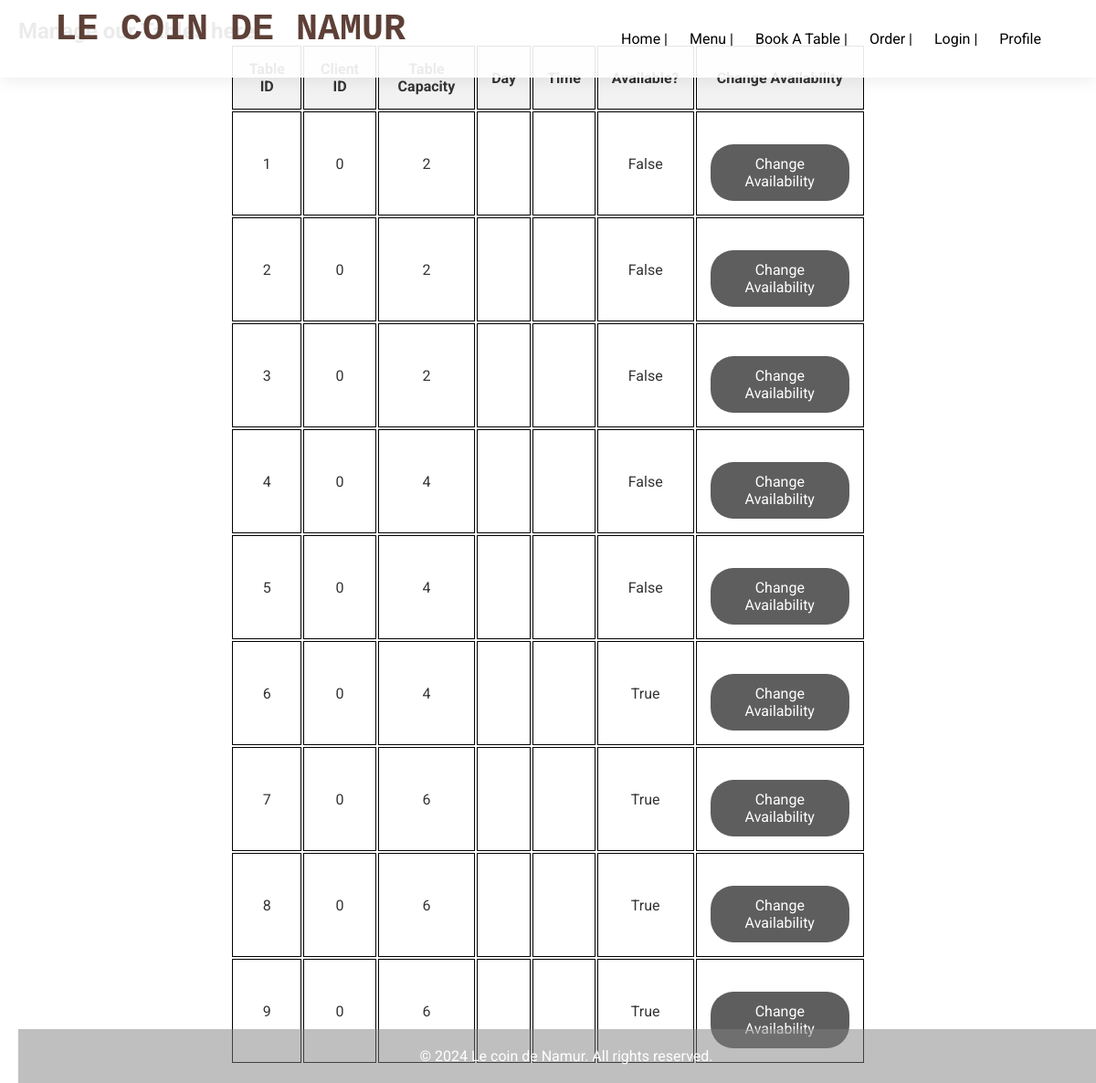
/table/manage, run on an earlier commit of the app's database.
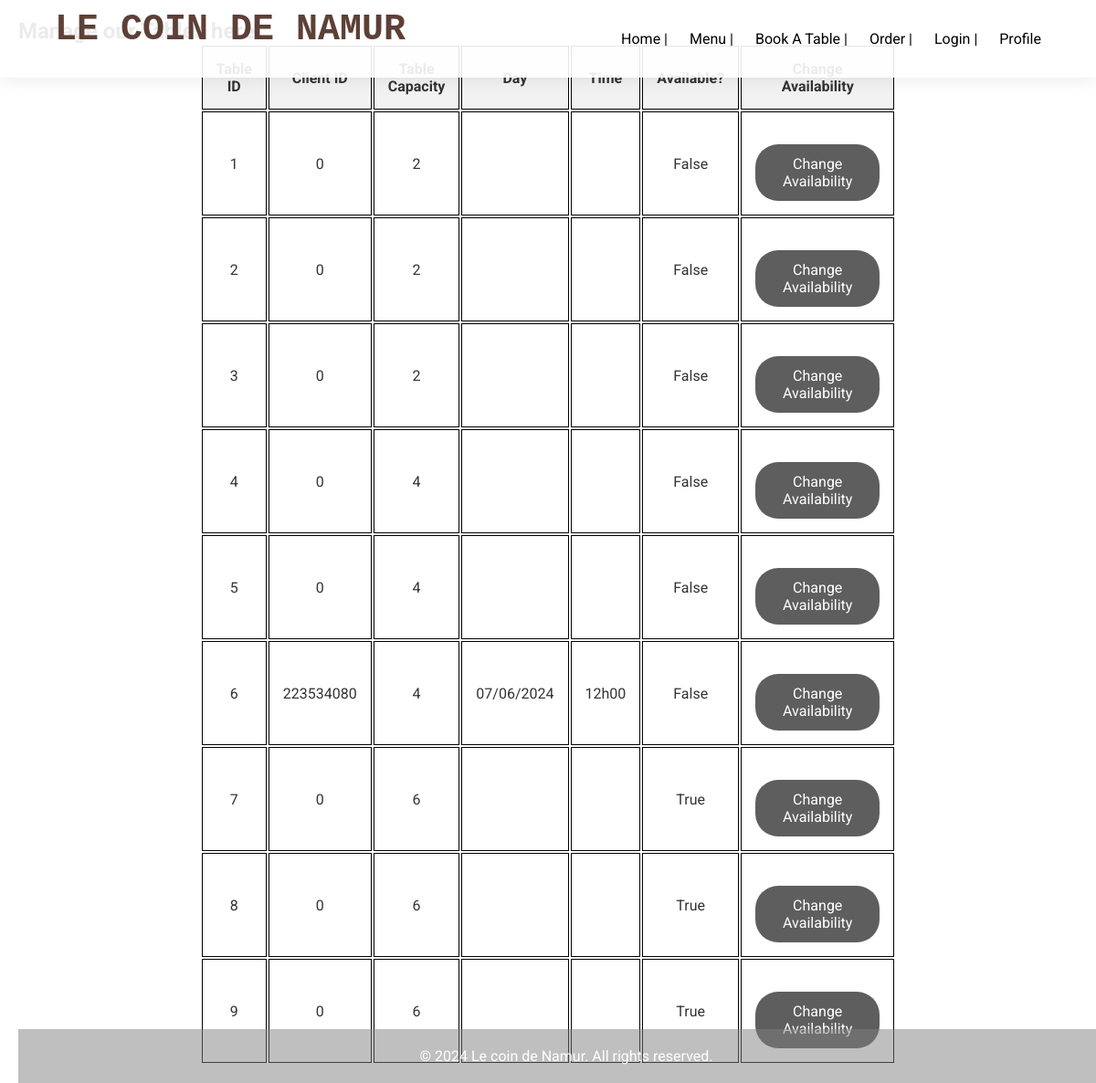
And on a later commit of the database.
### app_management/sql/sql_models.py (models this page shows)
class Table(Base):
    __tablename__ = 'tables'
    tableid: Mapped[int] = mapped_column(Integer, primary_key= True, unique= True)
    clientid: Mapped[int] = mapped_column(Integer)
    tablecapacity: Mapped[int] = mapped_column(Integer)
    day: Mapped[str] = mapped_column(String(72))
    time: Mapped[str] = mapped_column(String(72))
    available: Mapped[bool] = mapped_column(Boolean)

### app_management/routes/table_booking_routes.py (the view)
@table_router.get('/manage')
def ask_to_manage_tables(request: Request):
    tables = table_booking_services.get_tables()
    return templates.TemplateResponse(
        "tables/tables.html",
        context={'request': request, 'tables': tables}
    )

### templates/tables/tables.html (shortened to what this page needs)
{% extends "empty_page.html" %}
{% from "my_macro.html" import show_tables %}
{% block content %}
<h2>Manage our Tables here!</h2>
<div class="menu-bloc">
    <table>
        <tr>
            <th>Table ID</th>
            <th>Client ID</th>
            <th>Table Capacity</th>
            <th>Day</th>
            <th>Time</th>
            <th>Available?</th>
            <th>Change Availability</th>
        </tr>
        {% for table in tables %}
            {{ show_tables(table.tableid, table.clientid, table.tablecapacity, table.day, table.time, table.available) }}
        {% endfor %}
    </table>
</div>
{% endblock %}

### templates/my_macro.html (shortened to what this page needs)
{% macro show_tables(tableid, clientid, tablecapacity, day, time, available) %}
    <tr>
        <td>
            {{ tableid }}
        </td>
        <td>
            {{ clientid }}
        </td>
        <td>
            {{ tablecapacity }}
        </td>
        <td>
            {{ day }}
        </td>
        <td>
            {{ time }}
        </td>
        <td>
            {{ available }}
        </td>
        <td>
            <form action="/table/change/availability" method="post">
                <button class="btn" type="submit">Change Availability</button>
            </form>
        </td>
    </tr>
{% endmacro %}

What changed in the data, as far as the page shows it:
changed Table id 6: clientid "0" → "223534080"; day (not shown) → "07/06/2024"; time (not shown) → "12h00"; available "True" → "False"
